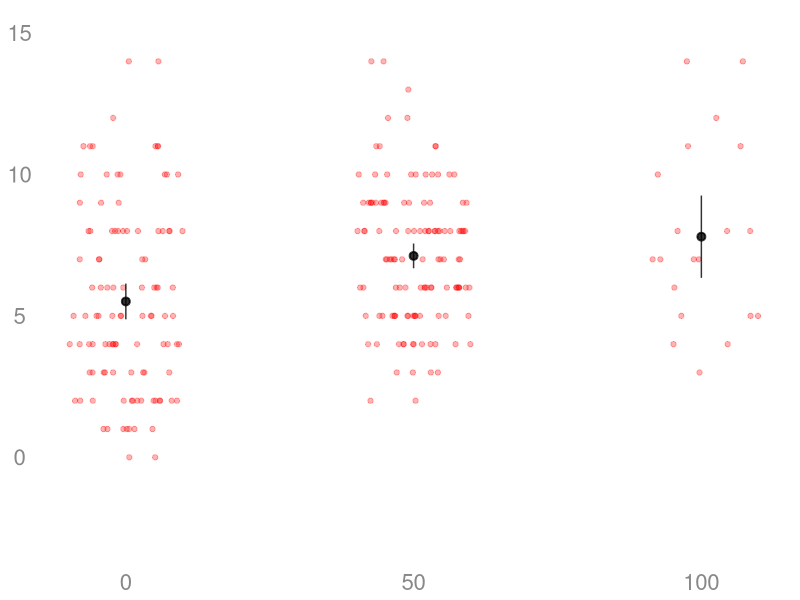
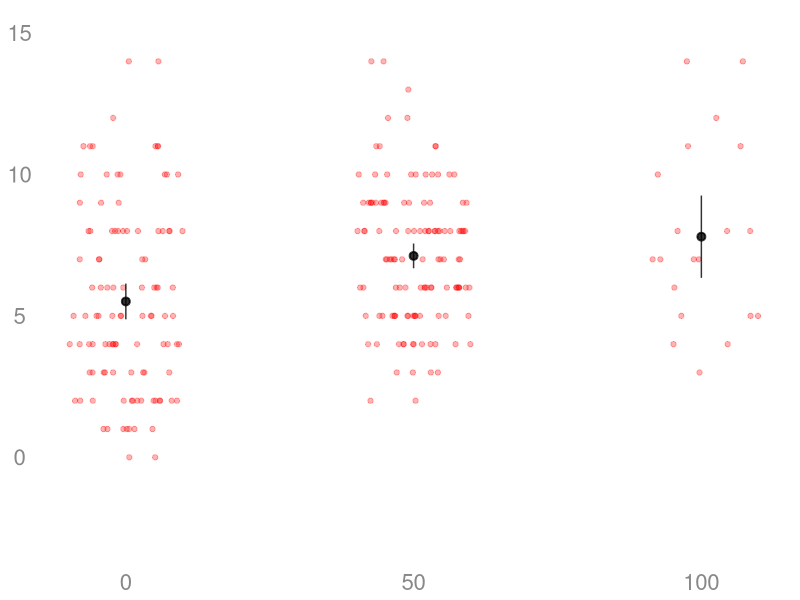
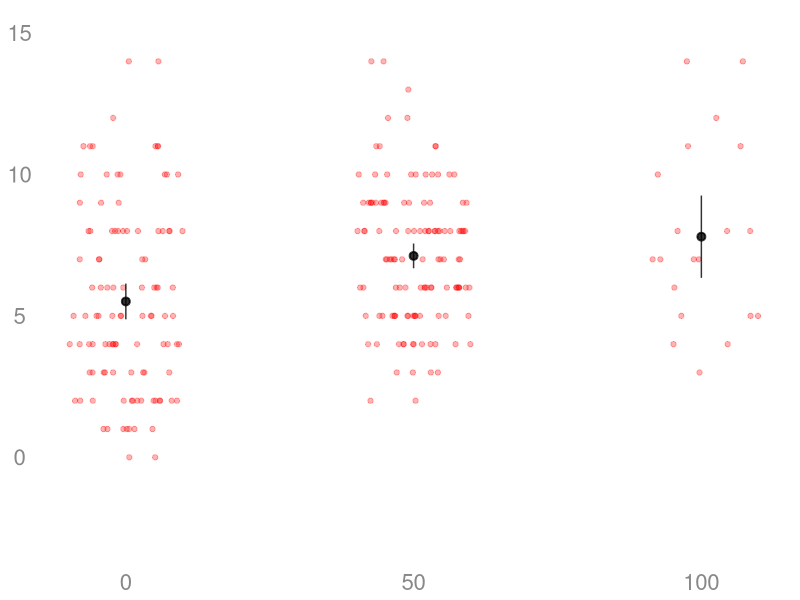
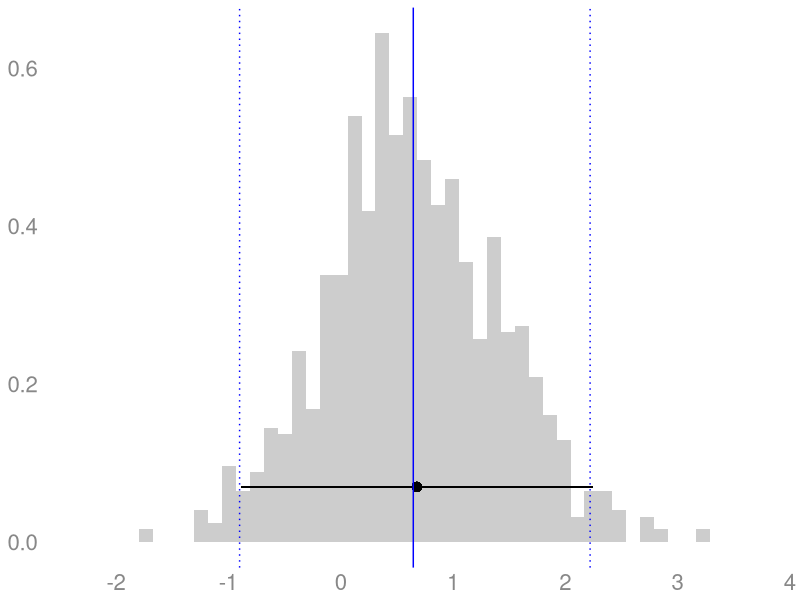
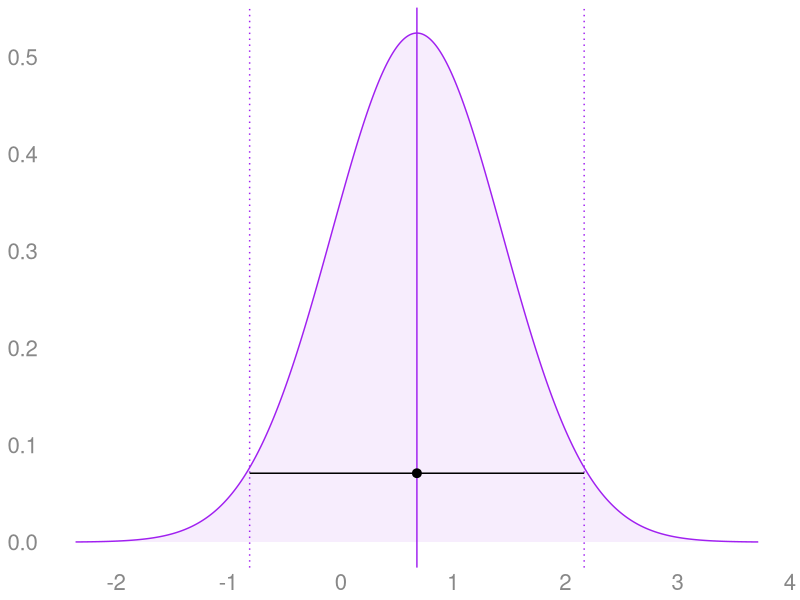
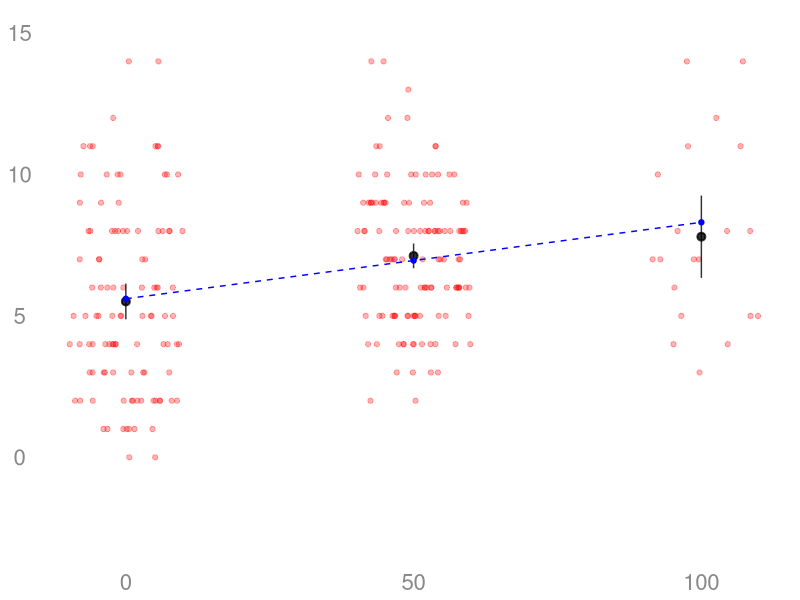
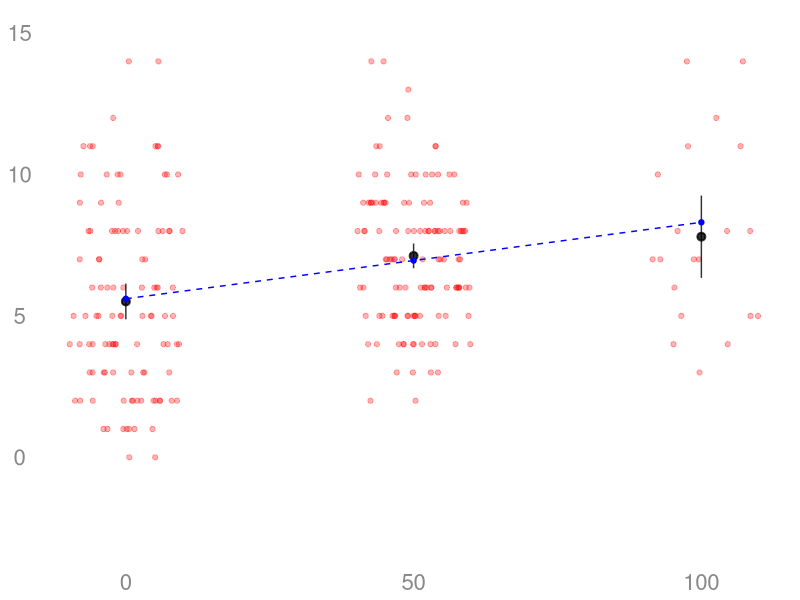
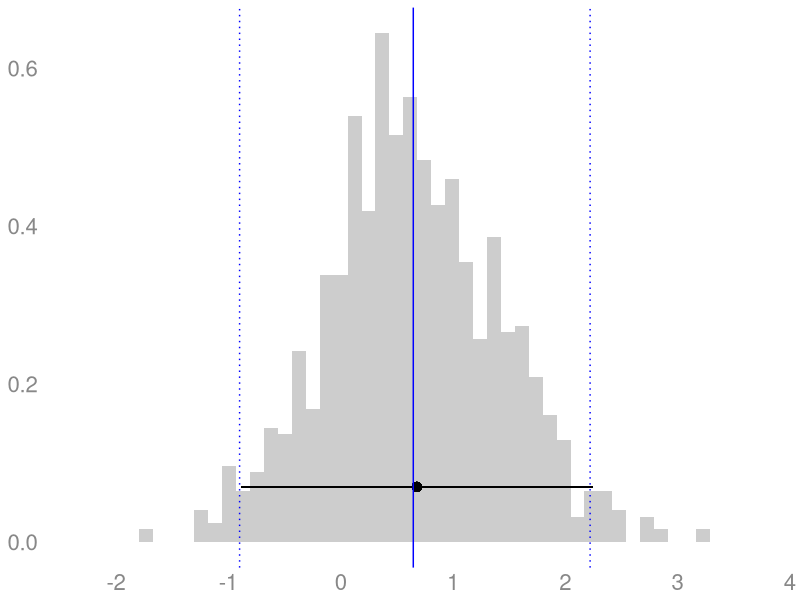

Source code (R) for these figures, in order:
## ---- chunk 1
library(purrr)
library(tibble)
library(dplyr)
library(magrittr)
library(stringr)
library(ggplot2)
library(htmltools)
library(kableExtra)
library(scales)

percent = label_percent(accuracy=1)
approx  = function(x,accuracy=.01) { label_number(accuracy=accuracy, scale_cut=cut_short_scale())(x) }
## ---- chunk 2
fontsize = 16
textcolor = "#888888"

class.theme = theme(plot.background = element_rect(fill = "transparent", colour = NA),
        panel.background = element_rect(fill = "transparent", colour = NA),
                    legend.background = element_rect(fill="transparent", colour = NA),
                    legend.box.background = element_rect(fill="transparent", colour = NA),
                    legend.key = element_rect(fill="transparent", colour = NA),
        axis.ticks.x = element_blank(),
        axis.ticks.y = element_blank(),
        axis.text.x  = element_text(colour = textcolor, size=fontsize),
        axis.text.y  = element_text(colour = textcolor, size=fontsize),
        axis.title.x  = element_text(colour = textcolor),
        axis.title.y  = element_text(colour = textcolor, angle=90)
)

theme_set(class.theme)
theme_update(axis.title.x  = element_blank(),
             axis.title.y  = element_blank())
simplified.theme = theme_get()

theme_update(axis.text.x   = element_blank(), 
              axis.text.y   = element_blank())
blank.theme = theme_get()

theme_update(panel.grid.major=element_line(color=rgb(1,0,0,.1,  maxColorValue=1)),
           panel.grid.minor=element_line(color=rgb(0,1,0,.1, maxColorValue=1)))
grid.theme = theme_get()

theme_set(simplified.theme)
## ---- chunk 3
ellipsis <- function(df, nhead=5L, ntail=2) {
    rownames(df) = as.character(1:nrow(df))
    stopifnot("data.frame" %in% class(df))
    els <- rep(NA, ncol(df)) %>% 
        matrix(nrow=1, dimnames=list(NULL, names(df))) %>% 
        data.frame(stringsAsFactors=FALSE) %>% 
        tibble::as_tibble()
    rownames(els) = "⋮"
    dplyr::bind_rows(head(df, nhead), els, tail(df, ntail))
}
## ---- chunk 4
set.seed(3)

# Sampling 250 employees. Our population is an even mix of ...
#   'blue guys', who go 1/4 days no matter what
#   'green guys', who go more if it's free but --- unlike the ones in our table earlier --- don't care about classes

n=250
is.blue = rbinom(n,1, 1/2)
Yblue   = rbinom(n, 30, 1/4) 
Ygreen0 = rbinom(n, 30, 1/10)
Ygreen50 = rbinom(n, 30, 1/5)

Y0   = ifelse(is.blue, Yblue, Ygreen0)
Y50  = ifelse(is.blue, Yblue, Ygreen50)
Y100 = Y50   ### <--- this tells us we've got no effect.

# Randomizing by rolling two dice. R is their sum
R = sample(c(1:6), size=n, replace=TRUE) + sample(c(1:6), size=n, replace=TRUE)
D = case_match(R, 1:6~0, 7:10~50, 11:12~100)
Y = case_match(D, 0~Y0, 50~Y50, 100~Y100)

# Randomizing by rolling two dice. R is their sum
R = sample(c(1:6), size=n, replace=TRUE) + sample(c(1:6), size=n, replace=TRUE)
D = case_match(R,
  1:6~0,
  7:10~50,
  11:12~100)
Y = case_match(D,
  0~Y0,
  50~Y50,
  100~Y100)

real.data = tibble(D=D, Y=Y)
summaries = tibble(D=D, Y=Y) %>% group_by(D) %>% summarize(mean=mean(Y), sd=sd(Y), n=length(Y))

scatter = ggplot() + geom_point(aes(x=D, y=Y), color="red", data=tibble(D=D,Y=Y),
                                     position=position_jitter(w=10,h=0, seed=0), alpha=.3) +
           geom_pointrange(aes(x=D, y=mean, ymin=mean-2*sd/sqrt(n), ymax=mean+2*sd/sqrt(n)), data=summaries, alpha=.8) +
           scale_x_continuous(breaks=c(0,50,100)) + labs(x="D", y="Y") + ylim(-3,15)

model=lm(Y ~ D, data=tibble(D=D, Y=Y))
predictions = tibble(D=c(0,50,100), muhat=predict(model, newdata=data.frame(D=c(0,50,100))))

dif.point.estimate = mean(Y[D==100]) - mean(Y[D==50])
slope.point.estimate = predictions$muhat[3]-predictions$muhat[2]
## ---- chunk 5
boot.distn = function(data, B=1000) { 
  rows = purrr::map(1:B, function(i) {
    data.boot = data[sample(1:nrow(data), replace=TRUE),]
    summaries.boot = data.boot %>% group_by(D) %>% summarize(mean=mean(Y), sd=sd(Y), n=length(Y))
    model = lm(Y ~ D, data=data.boot)
    muhat = predict(model, newdata=data.frame(D=c(0,50,100)))

    tauhat.dif = mean(data.boot$Y[data.boot$D==100]) - mean(data.boot$Y[data.boot$D==50]) 
    tauhat.slope = muhat[3]-muhat[2]
    data.frame(dif=tauhat.dif, slope=tauhat.slope)
  })
  rows %>% bind_rows() 
}
## ---- chunk 6
width = function(samples, center=mean(samples), alpha=.05) {
  covg.dif = function(w) { 
    actual = mean( center - w/2 <= samples & samples <= center + w/2)
    nominal = 1-alpha 
    actual - nominal  
  }
  uniroot(covg.dif, interval=c(0, 2*max(abs(samples-center))))$root
}

distribution.plot = function(boot.samples, point.estimate, w=width(boot.samples), interval.replications=0, point.replications=0) { 
  drange = c(0, dnorm(0, mean=0, sd=sd(boot.samples)))
  p = ggplot(data.frame(samples=boot.samples)) + 
    geom_histogram(aes(x=samples, y=after_stat(density)), alpha=.3, bins=50)  +
    geom_pointrange(aes(y=dnorm(2*sd(samples), mean=0, sd=sd(samples)), 
      x=point.estimate, xmin=point.estimate - w/2, xmax=point.estimate + w/2)) + 
      geom_vline(xintercept=mean(boot.samples), color='blue') + 
      geom_vline(xintercept=quantile(boot.samples, c(.025,.975)), color='blue', linetype='dotted') 
  if(interval.replications > 0) { 
    K = interval.replications
    p = p + geom_pointrange(aes(y=y, x=x, xmin=xmin, xmax=xmax), 
          data=data.frame(y=seq(min(drange), max(drange), length.out=K), 
                  x=boot.samples[1:K], xmin=boot.samples[1:K] - w/2, xmax=boot.samples[1:K] + w/2), color='purple', alpha=.2)
  }
  if(point.replications > 0) { 
    K = point.replications
    p = p + geom_point(aes(y=y, x=x), 
          data=data.frame(y=seq(min(drange), max(drange), length.out=K), 
                  x=boot.samples[1:K], xmin=boot.samples[1:K] - w/2, xmax=boot.samples[1:K] + w/2), color='purple', alpha=.2)
  }
  p
}
## ---- chunk 7
#| out-height: 400px
#| fig-asp: .4
scatter 
## ---- chunk 8
#| out-height: 400px
#| fig-asp: .4
scatter 
## ---- chunk 9
#| out-height: 400px
#| fig-asp: .4
scatter 
## ---- chunk 10
#| out-height: 200px
#| fig.asp: .2
#| layout-ncol: 2 
#| fig-subcap:
#|   - "Bootstrap Sampling Distribution for the Difference-in-Means"
#|   - "Normal Approximation to the Sampling Distribution for the Difference-in-Means"

point.estimate = dif.point.estimate
se = sqrt( var(Y[D==100])/sum(D==100) + var(Y[D==50])/sum(D==50) )
x = seq(point.estimate-4*se, point.estimate+4*se, length.out=1000)
normal.distribution.plot = ggplot() + 
    geom_area(aes(x=x, y=dnorm(x, mean=point.estimate, sd=se)), color='purple', fill='purple', alpha=.08) +
    geom_vline(aes(xintercept=point.estimate), color='purple', linetype='solid') +
    geom_vline(aes(xintercept=point.estimate + c(-1,1)*1.96*se), color='purple', linetype='dotted') +
    geom_pointrange(aes(y=dnorm(2*se, mean=0, sd=se), x=point.estimate, xmin=point.estimate - 1.96*se, xmax=point.estimate + 1.96*se))

boots = boot.distn(real.data)
limits = c(min(x), max(x))
breaks = floor(min(limits)):ceiling(max(limits))
scale_x = scale_x_continuous(breaks=breaks, limits=limits)
distribution.plot(boots$dif, point.estimate) + scale_x
normal.distribution.plot + scale_x
## ---- chunk 11
#| out-height: 400px
#| fig-asp: .4
scatter.with.lsq = scatter +  
  geom_line(aes(x=D, y=muhat), color='blue', linetype='dashed', data=predictions) + 
  geom_point(aes(x=D,y=muhat), color='blue', data=predictions)
scatter.with.lsq
## ---- chunk 12
#| out-height: 400px
#| fig-asp: .4
scatter.with.lsq = scatter +  
  geom_line(aes(x=D, y=muhat), color='blue', linetype='dashed', data=predictions) + 
  geom_point(aes(x=D,y=muhat), color='blue', data=predictions)
scatter.with.lsq
## ---- chunk 13
#| out-height: 200px
#| fig.asp: .2
#| layout-nrow: 2 
#| fig-subcap:
#|   - "Difference in Means Bootstrap Sampling Distribution"
#|   - "Fitted-Line-Based Bootstrap Sampling Distribution" 

distribution.plot(boots$dif,   dif.point.estimate) + scale_x
distribution.plot(boots$slope, slope.point.estimate)  + scale_x
## ---- chunk 14
#| out-height: 200px
#| fig.asp: .2
#| layout-nrow: 2 
#| fig-subcap:
#|   - "Difference in Means Bootstrap Sampling Distribution"
#|   - "Fitted-Line-Based Bootstrap Sampling Distribution" 

distribution.plot(boots$dif,   dif.point.estimate) + scale_x
distribution.plot(boots$slope, slope.point.estimate)  + scale_x
## ---- chunk 15

line.based.estimates = purrr::map(1:1000, function(b) {
  n=250
  is.blue = rbinom(n,1, 1/2)
  Yblue   = rbinom(n, 30, 1/4) 
  Ygreen0 = rbinom(n, 30, 1/10)
  Ygreen50 = rbinom(n, 30, 1/5)

  Y0   = ifelse(is.blue, Yblue, Ygreen0)
  Y50  = ifelse(is.blue, Yblue, Ygreen50)
  Y100 = Y50   ### <--- this tells us we've got no effect.

  # Randomizing by rolling two dice. R is their sum
  R = sample(c(1:6), size=n, replace=TRUE) + sample(c(1:6), size=n, replace=TRUE)
  D = case_match(R, 1:6~0, 7:10~50, 11:12~100)
  Y  = case_match(D, 0~Y0, 50~Y50, 100~Y100)

  model=lm(Y ~ D, data=tibble(D=D, Y=Y))
  mu.hat = predict(model, newdata=data.frame(D=c(0,50,100)))
  data.frame(estimate =  mu.hat[3]-mu.hat[2], se = sqrt(vcov(model)[2,2])*50)
}) %>% bind_rows()

## ---- chunk 16
#| out-height: 400px
#| fig-asp: .4
#| 
line.based.estimates$i = 1:nrow(line.based.estimates)
slope.se = sqrt(vcov(model)[2,2])*50
line.sampling.dist = ggplot() + 
  geom_histogram(aes(x=estimate, y=after_stat(density)), bins=50, alpha=.2, data=line.based.estimates) + 
  geom_vline(aes(xintercept=mean(estimate)), color='blue', data=line.based.estimates) +
  geom_pointrange(aes(x=slope.point.estimate, y=dnorm(2*slope.se, mean=0, sd=slope.se), 
                      xmin=slope.point.estimate - 1.96*slope.se, 
                      xmax=slope.point.estimate + 1.96*slope.se)) + 
                      geom_vline(aes(xintercept=0), color='green') + scale_x 
line.sampling.dist
## ---- chunk 17
#| out-height: 400px
#| fig-asp: .4
#| 
covers =  abs(line.based.estimates$estimate) <= 1.96*line.based.estimates$se 
line.sampling.dist + geom_pointrange(aes(x=estimate, y=(8*i/100)*dnorm(2*slope.se, mean=0, sd=slope.se), 
                      xmin=estimate - 1.96*se, 
                      xmax=estimate + 1.96*se), data=line.based.estimates[1:100,], color='purple', alpha=.3) 
## ---- chunk 18
#| out-height: 400px
#| fig-asp: .4

dicepmf = (1/36) * c((1:7)-1, 13-(8:12))
px = c(sum(dicepmf[1:6]), sum(dicepmf[7:10]), sum(dicepmf[11:12]))
mu = (1/2)*(30/4) + (1/2)*c(30/10, 30/5, 30/5)
model.pop = lm(Y~D, data=tibble(D=c(0,50,100), Y=mu), weights=px)
mutilde = predict(model.pop, newdata=tibble(D=c(0,50,100)))
pop.summary = 50*coef(model.pop)[2]

covers =  abs(line.based.estimates$estimate-pop.summary) <= 1.96*line.based.estimates$se 
line.sampling.dist + geom_pointrange(aes(x=estimate, y=(8*i/100)*dnorm(2*slope.se, mean=0, sd=slope.se), 
                      xmin=estimate - 1.96*se, 
                      xmax=estimate + 1.96*se), data=line.based.estimates[1:100,], color='purple', alpha=.4) + 
                      geom_vline(aes(xintercept=pop.summary), color='red') +
                      scale_x 
## ---- chunk 19
#| out-height: 400px
#| fig-asp: .4

pop.predictions = tibble(D=c(0,50,100), mu=mutilde) 
pop.summaries = tibble(D=c(0,50,100), mu=mu)
pop.scatter = scatter.with.lsq +
          geom_line(aes(x=D, y=mutilde), color='red', linetype='dashed',  pop.predictions) + 
          geom_point(aes(x=D, y=mutilde), color='red',  pop.predictions) + 
          geom_point(aes(x=D, y=mu), color='green', size=3, data=pop.summaries) +
          geom_line(aes(x=D, y=mu), color='green', data=pop.summaries) + coord_cartesian(ylim=c(2,10))
pop.scatter
## ---- chunk 20
#| out-height: 400px
#| fig-asp: .4

pop.scatter
## ---- chunk 21
#| out-height: 400px
#| fig-asp: .4

line.sampling.dist + geom_pointrange(aes(x=estimate, y=(8*i/100)*dnorm(2*slope.se, mean=0, sd=slope.se), 
                      xmin=estimate - 1.96*se, 
                      xmax=estimate + 1.96*se), data=line.based.estimates[1:100,], color='purple', alpha=.4) + 
                      geom_vline(aes(xintercept=pop.summary), color='red') +
                      scale_x 
## ---- chunk 22

sampling.dist = function(n) { 
  purrr::map(1:1000, function(b) {
  is.blue = rbinom(n,1, 1/2)
  Yblue   = rbinom(n, 30, 1/4) 
  Ygreen0 = rbinom(n, 30, 1/10)
  Ygreen50 = rbinom(n, 30, 1/5)

  Y0   = ifelse(is.blue, Yblue, Ygreen0)
  Y50  = ifelse(is.blue, Yblue, Ygreen50)
  Y100 = Y50   ### <--- this tells us we've got no effect.

  # Randomizing by rolling two dice. R is their sum
  R = sample(c(1:6), size=n, replace=TRUE) + sample(c(1:6), size=n, replace=TRUE)
  D = case_match(R, 1:6~0, 7:10~50, 11:12~100)
  Y  = case_match(D, 0~Y0, 50~Y50, 100~Y100)

  model = lm(Y~D)
  mu.hat = predict(model, newdata=data.frame(D=c(0,50,100)))
  rbind(data.frame(estimate =  mu.hat[3]-mu.hat[2], se = sqrt(vcov(model)[2,2])*50, type='line'),
        data.frame(estimate = mean(Y[D==100])-mean(Y[D==50]), se = sqrt(var(Y[D==100])/sum(D==100) + var(Y[D==50])/sum(D==50)), type='dif'))
}) %>% bind_rows()
}

bootstrap.sampling.dist.plot = function(estimates, type='histogram', integration.range=NULL) { 
  drange = c(0, dnorm(0, mean=0, sd=sd(estimates$estimate, na.rm=TRUE)))
  if(type=='histogram') { 
    base = ggplot() + geom_histogram(aes(x=estimate, y=after_stat(density)), bins=50, alpha=.2, data=estimates) 
  } else { 
    x = mean(estimates$estimate,na.rm=T) + seq(-1,1,by=.01)*5*sd(estimates$estimate,na.rm=T)
    normal.approx = data.frame(x=x, fx=dnorm(x, mean=mean(estimates$estimate,na.rm=T), sd=sd(estimates$estimate,na.rm=T)))
    base = ggplot() + geom_area(aes(x=x, y=fx), data=normal.approx, color='purple', fill='purple', alpha=.08)
    if(!is.null(integration.range)) { 
      in.range = integration.range[1] <= x & x <= integration.range[2]
      base = base +  geom_area(aes(x=x, y=fx), data=normal.approx[in.range,], color=NA, fill='yellow', alpha=.4)
    }
    estimates$se = sd(estimates$estimate,na.rm=T)
  }
  base +
    geom_vline(aes(xintercept=mean(estimate)), color='blue', data=estimates) +
    geom_pointrange(aes(x=estimate, y=dnorm(2*se, mean=0, sd=se), 
                        xmin=estimate - 1.96*se, 
                        xmax=estimate + 1.96*se), 
                        data=estimates[1,]) +
    geom_pointrange(aes(y=seq(min(drange), max(drange), length.out=99), x=estimate, 
                        xmin=estimate - 1.96*se, 
                        xmax=estimate + 1.96*se), 
                        data=estimates[2:100,], alpha=.1, color='purple') +        
    geom_vline(aes(xintercept=0), color='green') + geom_vline(aes(xintercept=pop.summary), color='red') 
}
## ---- chunk 23
#| layout-nrow: 3
#| layout-ncol: 2 
#| out-height: 250px
#| fig-asp: .25
set.seed(10)

limits = c(-5,5)
breaks = floor(min(limits)):ceiling(max(limits))
scale_x = scale_x_continuous(breaks=breaks, limits=limits) 
estimates = sampling.dist(50)
bootstrap.sampling.dist.plot(estimates[estimates$type=='dif',]) + scale_x
bootstrap.sampling.dist.plot(estimates[estimates$type=='line',]) + scale_x
estimates50 = estimates
estimates50$n = 50

estimates = sampling.dist(100)
bootstrap.sampling.dist.plot(estimates[estimates$type=='dif',]) + scale_x
bootstrap.sampling.dist.plot(estimates[estimates$type=='line',]) + scale_x
estimates100 = estimates
estimates100$n = 100

estimates = sampling.dist(200)
bootstrap.sampling.dist.plot(estimates[estimates$type=='dif',]) + scale_x
bootstrap.sampling.dist.plot(estimates[estimates$type=='line',]) + scale_x
estimates200 = estimates
estimates200$n = 200
## ---- chunk 24
#| out-height: 500px
#| 
estimates = rbind(estimates50, estimates100, estimates200)
covg = estimates %>% group_by(n,type) %>% summarize(coverage = mean(abs(estimate) <= 1.96*se, na.rm=T))

ggplot(covg) + geom_line(aes(x=n, y=coverage, color=type)) + geom_point(aes(x=n, y=coverage, color=type))  + 
    scale_y_continuous(limits=c(0,1), breaks=seq(0,1,by=.05)) + labs(y='Coverage', x='Sample Size') +
    geom_hline(aes(yintercept=.95), color='black', linetype='dashed') 
## ---- chunk 25
#| layout-ncol: 2
#| output-height: 400px
limits = c(-2,3)
breaks = floor(min(limits)):ceiling(max(limits))
scale_x = scale_x_continuous(breaks=breaks, limits=limits) 
bootstrap.sampling.dist.plot(estimates[estimates$type=='line' & estimates$n == 50,]) + scale_x
bootstrap.sampling.dist.plot(estimates[estimates$type=='line' & estimates$n == 50,], type='normal') + scale_x
## ---- chunk 26
#| output-height: 300px
#| fig-asp: .3
se = sd(estimates[estimates$type=='line' & estimates$n == 50,]$estimate)
bootstrap.sampling.dist.plot(estimates[estimates$type=='line' & estimates$n == 50,], type='normal') + scale_x +
  geom_vline(aes(xintercept=x), data=tibble(x=1.96*se*c(-1,1)), color='green', linetype='dashed', size=1)
## ---- chunk 27
#| output-height: 300px
#| fig-asp: .3
se = sd(estimates[estimates$type=='line' & estimates$n == 50,]$estimate)
bootstrap.sampling.dist.plot(estimates[estimates$type=='line' & estimates$n == 50,], 
                             type='normal', integration.range=1.96*se*c(-1,1)) +
  geom_vline(aes(xintercept=x), data=tibble(x=1.96*se*c(-1,1)), color='green', linetype='dashed', size=1) + scale_x
## ---- chunk 28
#| output-height: 300px
#| fig-asp: .3
se = sd(estimates[estimates$type=='line' & estimates$n == 50,]$estimate)
bootstrap.sampling.dist.plot(estimates[estimates$type=='line' & estimates$n == 50,], 
                             type='normal', integration.range=1.96*se*c(-1,1)) +
  geom_vline(aes(xintercept=x), data=tibble(x=1.96*se*c(-1,1)), color='green', linetype='dashed', size=1) + scale_x
## ---- chunk 29
#| layout-nrow: 2
#| output-height: 300px
#| fig-asp: .3
lines50 = estimates[estimates$type=='line' & estimates$n == 50,]
se = sd(lines50$estimate, na.rm=T)
bootstrap.sampling.dist.plot(lines50, type='normal', integration.range=1.96*se*c(-1,1)) +
  geom_vline(aes(xintercept=x), data=tibble(x=1.96*se*c(-1,1)), color='green', linetype='dashed', size=1) + scale_x

tau.tilde = pop.summary
x = mean(lines50$estimate, na.rm=T)/se + seq(-1,1,by=.01)*5
xin = x[ -1.96 - tau.tilde/se <= x & x <= 1.96 - tau.tilde/se ]
breaks = sort(c(seq(-3,2,by=1), c(-1.96-tau.tilde/se, 1.96-tau.tilde/se)))
names(breaks) = NULL
# TODO: label nicely
scale_x_standardized = scale_x_continuous(breaks=breaks, limits=(limits-tau.tilde)/se) 
ggplot() + geom_area(aes(x=x, y=dnorm(x)), color='purple', fill='purple', alpha=.2) +
  geom_area(aes(x=xin, y=dnorm(xin)), color=NA, fill='yellow', alpha=.4) + scale_x_standardized
